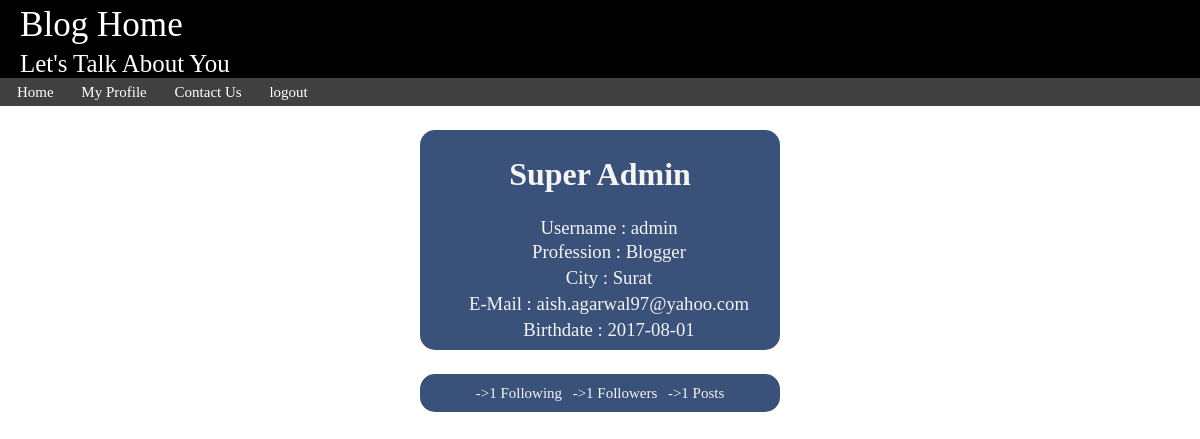
Page /profile.php (signed in) on the committed database.
### tables this page shows
CREATE TABLE `users` (
  `userID` varchar(25) NOT NULL,
  `password` varchar(20) NOT NULL,
  `name` varchar(25) NOT NULL,
  `mail` varchar(30) NOT NULL,
  `birthdate` date DEFAULT NULL,
  `profession` varchar(15) NOT NULL,
  `city` varchar(20) NOT NULL,
  `type` char(1) NOT NULL DEFAULT 'B',
  `canWrite` int(11) NOT NULL DEFAULT '0',
  `verified` int(11) NOT NULL DEFAULT '0'
);

### profile.php (the view, shortened to what this page needs)
<!DOCTYPE html>
<html>
<head>
	<link rel="stylesheet" type="text/css" href="style.css">
</head>
<body>
	<div class="header"><h3> Blog Home</h3>
			<h5>Let's Talk About You</h5>
	</div>
	<div class = "menu">
		<ul>
  		<li><a href="index.php">Home</a></li>
  		<li><a href="profile.php">My Profile</a></li>
 	    <li><a href="contactUs.php">Contact Us</a></li>
 		<?php
 			if(isset($_SESSION['logged']))
 				echo "<li><a href='logout.php'>logout</a></li>";
 		?>
		</ul>
	</div>
	<?php
		if(isset($_SESSION['logged'])){
			$user = $_SESSION['logged'];
			$servername = "localhost";
			$username = "root";
			$password = '';
			$dbname = "blog";
			$conn = new mysqli($servername, $username, $password,$dbname);
			$sql = "select * from users where userID like '".$user."';";
			$res = $conn->query($sql);
			if($res->num_rows>0){
				$row = $res->fetch_assoc();
				echo "<div class = 'profile'><h1>".$row['name']."</h1><h3>Username : ".$row['userID']."<p>Profession : ".$row['profession']."<p>City : ".$row['city']."<p>E-Mail : ".$row['mail']."<p> Birthdate : ".$row['birthdate']."</h3></div>";
			}
			else{
				header("location:error.php");
				exit();
			}
			echo "<div class='profile'><ul>";
			$sql = "SELECT count(*) as num from follows where userID like'".$user."';";
			$count = $conn->query($sql)->fetch_assoc()['num'];
			echo "<li>->".$count." Following </li>";
			$sql = "SELECT count(*) as num from follows where Following like'".$user."';";
			$count = $conn->query($sql)->fetch_assoc()['num'];
			echo "<li>->".$count." Followers </li>";
			$sql = "SELECT count(*) as num from blogpost where blogger like'".$user."' and status = 1;";
			$count = $conn->query($sql)->fetch_assoc()['num'];
			echo "<li>->".$count." Posts </li></ul>";
		}
		else
		{
			echo "<h4>You need to login first.<a href='login.php?count=0'>click here to login</a></h4>";
		}
	?>
</body>
</html>

### style.css (style rules this page uses)
body { margin:0px; background-color: #FFFFFF; }
.header { background-color: #000000; color: white; font-size: 30px; margin-bottom: 0px; }
.header h3,h5 { margin:0px; padding-left: 20px; padding-top: 5px; padding-bottom: 0px; }
.menu ul { list-style-type: none; margin: 0; padding: 0; padding: 5px; background-color: #404040; }
.menu li { display: inline; padding-right: 1%; padding-left: 1%; font-size:15px; }
.menu { margin:0; }
.menu a { text-decoration: none; color: white; }
.post h1,h4,h5,h2 { padding-left:20px; padding-right: 10px; margin:0px; }
.post h4,h5,h2 { font-weight: normal; }
p { margin:0; padding: 2px; }
.comment h4,h3,h6 { font-weight: normal; margin: 0px; padding:2px; padding-left:20px; }
.profile { background-color: #3A517A; border: 2px; border-radius: 15px; border-color: #DEDEDE; margin: 2% 35%; padding:5px; text-align: center; color: #F4F4F4; }
.profile li { display: inline; padding-right: 1%; padding-left: 1%; font-size:15px; }
.profile ul { list-style-type: none; margin: 0; padding: 0; padding: 5px; }

### rows in the picture
users: name "Super Admin", userID "admin", profession "Blogger", city "Surat", mail "aish.agarwal97@yahoo.com", birthdate "2017-08-01"

### other values in the picture
$count "1"
